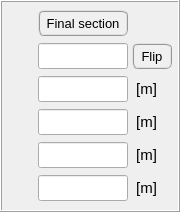
                     <widget class="QFrame" name="frame_13">
                      <property name="minimumSize">
                       <size>
                        <width>180</width>
                        <height>212</height>
                       </size>
                      </property>
                      <property name="maximumSize">
                       <size>
                        <width>180</width>
                        <height>212</height>
                       </size>
                      </property>
                      <property name="frameShape">
                       <enum>QFrame::Box</enum>
                      </property>
                      <property name="frameShadow">
                       <enum>QFrame::Raised</enum>
                      </property>
                      <layout class="QGridLayout" name="gridLayout_19">
                       <property name="leftMargin">
                        <number>4</number>
                       </property>
                       <property name="topMargin">
                        <number>4</number>
                       </property>
                       <property name="rightMargin">
                        <number>6</number>
                       </property>
                       <property name="bottomMargin">
                        <number>4</number>
                       </property>
                       <property name="spacing">
                        <number>0</number>
                       </property>
                       <item row="2" column="0">
                        <widget class="QFrame" name="frame_37">
                         <property name="minimumSize">
                          <size>
                           <width>0</width>
                           <height>32</height>
                          </size>
                         </property>
                         <property name="maximumSize">
                          <size>
                           <width>16777215</width>
                           <height>32</height>
                          </size>
                         </property>
                         <property name="frameShape">
                          <enum>QFrame::NoFrame</enum>
                         </property>
                         <property name="frameShadow">
                          <enum>QFrame::Raised</enum>
                         </property>
                         <layout class="QGridLayout" name="gridLayout_39">
                          <property name="leftMargin">
                           <number>0</number>
                          </property>
                          <property name="topMargin">
                           <number>0</number>
                          </property>
                          <property name="rightMargin">
                           <number>0</number>
                          </property>
                          <property name="bottomMargin">
                           <number>0</number>
                          </property>
                          <property name="horizontalSpacing">
                           <number>4</number>
                          </property>
                          <property name="verticalSpacing">
                           <number>0</number>
                          </property>
                          <item row="0" column="0">
                           <widget class="QFrame" name="frame_47">
                            <property name="frameShape">
                             <enum>QFrame::NoFrame</enum>
                            </property>
                            <property name="frameShadow">
                             <enum>QFrame::Raised</enum>
                            </property>
                           </widget>
                          </item>
                          <item row="0" column="1">
                           <widget class="QLineEdit" name="lineEdit_outside_diameter_final">
                            <property name="minimumSize">
                             <size>
                              <width>90</width>
                              <height>26</height>
                             </size>
                            </property>
                            <property name="maximumSize">
                             <size>
                              <width>90</width>
                              <height>26</height>
                             </size>
                            </property>
                            <property name="font">
                             <font>
                              <family>MS Shell Dlg 2</family>
                              <pointsize>11</pointsize>
                              <weight>50</weight>
                              <italic>false</italic>
                              <bold>false</bold>
                             </font>
                            </property>
                            <property name="styleSheet">
                             <string notr="true">color: rgb(255, 0, 0);</string>
                            </property>
                            <property name="text">
                             <string/>
                            </property>
                            <property name="alignment">
                             <set>Qt::AlignCenter</set>
                            </property>
                           </widget>
                          </item>
                          <item row="0" column="2">
                           <widget class="QLabel" name="label_79">
                            <property name="minimumSize">
                             <size>
                              <width>40</width>
                              <height>26</height>
                             </size>
                            </property>
                            <property name="maximumSize">
                             <size>
                              <width>40</width>
                              <height>26</height>
                             </size>
                            </property>
                            <property name="font">
                             <font>
                              <family>MS Shell Dlg 2</family>
                              <pointsize>11</pointsize>
                              <weight>50</weight>
                              <italic>false</italic>
                              <bold>false</bold>
                             </font>
                            </property>
                            <property name="text">
                             <string> [m]</string>
                            </property>
                            <property name="alignment">
                             <set>Qt::AlignLeading|Qt::AlignLeft|Qt::AlignVCenter</set>
                            </property>
                           </widget>
                          </item>
                         </layout>
                        </widget>
                       </item>
                       <item row="1" column="0">
                        <widget class="QFrame" name="frame_4">
                         <property name="minimumSize">
                          <size>
                           <width>0</width>
                           <height>32</height>
                          </size>
                         </property>
                         <property name="maximumSize">
                          <size>
                           <width>16777215</width>
                           <height>32</height>
                          </size>
                         </property>
                         <property name="frameShape">
                          <enum>QFrame::NoFrame</enum>
                         </property>
                         <property name="frameShadow">
                          <enum>QFrame::Raised</enum>
                         </property>
                         <layout class="QGridLayout" name="gridLayout_40">
                          <property name="leftMargin">
                           <number>0</number>
                          </property>
                          <property name="topMargin">
                           <number>0</number>
                          </property>
                          <property name="rightMargin">
                           <number>0</number>
                          </property>
                          <property name="bottomMargin">
                           <number>0</number>
                          </property>
                          <property name="horizontalSpacing">
                           <number>4</number>
                          </property>
                          <property name="verticalSpacing">
                           <number>0</number>
                          </property>
                          <item row="0" column="0">
                           <widget class="QFrame" name="frame_48">
                            <property name="frameShape">
                             <enum>QFrame::NoFrame</enum>
                            </property>
                            <property name="frameShadow">
                             <enum>QFrame::Raised</enum>
                            </property>
                           </widget>
                          </item>
                          <item row="0" column="2">
                           <widget class="QPushButton" name="pushButton_flip_element_ids_final">
                            <property name="minimumSize">
                             <size>
                              <width>40</width>
                              <height>26</height>
                             </size>
                            </property>
                            <property name="maximumSize">
                             <size>
                              <width>40</width>
                              <height>26</height>
                             </size>
                            </property>
                            <property name="font">
                             <font>
                              <family>MS Shell Dlg 2</family>
                              <pointsize>10</pointsize>
                              <weight>9</weight>
                              <italic>false</italic>
                              <bold>false</bold>
                             </font>
                            </property>
                            <property name="styleSheet">
                             <string notr="true">QPushButton{border-radius: 6px; border-color: rgb(150, 150, 150); border-style: ridge; border-width: 2px; color: rgb(0, 0, 0); background-color: rgb(240, 240, 240); font: 75 10pt &quot;MS Shell Dlg 2&quot;}
QPushButton:hover{border-radius: 6px; border-color: rgb(0, 170, 255); border-style: ridge; border-width: 2px; color: rgb(0, 0, 0); background-color: rgba(174, 213, 255, 100); font: 75 10pt &quot;MS Shell Dlg 2&quot;}
QPushButton:pressed{border-radius: 6px; border-color: rgb(0, 170, 255); border-style: ridge; border-width: 3px; color: rgb(0, 0, 0); background-color: rgb(174, 213, 255); font: 75 10pt &quot;MS Shell Dlg 2&quot;}</string>
                            </property>
                            <property name="text">
                             <string>Flip</string>
                            </property>
                           </widget>
                          </item>
                          <item row="0" column="1">
                           <widget class="QLineEdit" name="lineEdit_element_id_final">
                            <property name="minimumSize">
                             <size>
                              <width>90</width>
                              <height>26</height>
                             </size>
                            </property>
                            <property name="maximumSize">
                             <size>
                              <width>90</width>
                              <height>26</height>
                             </size>
                            </property>
                            <property name="font">
                             <font>
                              <family>MS Shell Dlg 2</family>
                              <pointsize>12</pointsize>
                              <weight>50</weight>
                              <italic>false</italic>
                              <bold>false</bold>
                             </font>
                            </property>
                            <property name="styleSheet">
                             <string notr="true">color: rgb(255, 0, 0);</string>
                            </property>
                            <property name="text">
                             <string/>
                            </property>
                            <property name="alignment">
                             <set>Qt::AlignCenter</set>
                            </property>
                           </widget>
                          </item>
                         </layout>
                        </widget>
                       </item>
                       <item row="5" column="0">
                        <widget class="QFrame" name="frame_49">
                         <property name="minimumSize">
                          <size>
                           <width>0</width>
                           <height>32</height>
                          </size>
                         </property>
                         <property name="maximumSize">
                          <size>
                           <width>16777215</width>
                           <height>32</height>
                          </size>
                         </property>
                         <property name="frameShape">
                          <enum>QFrame::NoFrame</enum>
                         </property>
                         <property name="frameShadow">
                          <enum>QFrame::Raised</enum>
                         </property>
                         <layout class="QGridLayout" name="gridLayout_41">
                          <property name="leftMargin">
                           <number>0</number>
                          </property>
                          <property name="topMargin">
                           <number>0</number>
                          </property>
                          <property name="rightMargin">
                           <number>0</number>
                          </property>
                          <property name="bottomMargin">
                           <number>0</number>
                          </property>
                          <property name="horizontalSpacing">
                           <number>4</number>
                          </property>
                          <property name="verticalSpacing">
                           <number>0</number>
                          </property>
                          <item row="0" column="1">
                           <widget class="QLineEdit" name="lineEdit_offset_z_final">
                            <property name="minimumSize">
                             <size>
                              <width>90</width>
                              <height>26</height>
                             </size>
                            </property>
                            <property name="maximumSize">
                             <size>
                              <width>90</width>
                              <height>26</height>
                             </size>
                            </property>
                            <property name="font">
                             <font>
                              <family>MS Shell Dlg 2</family>
                              <pointsize>11</pointsize>
                              <weight>50</weight>
                              <italic>false</italic>
                              <bold>false</bold>
                             </font>
                            </property>
                            <property name="focusPolicy">
                             <enum>Qt::StrongFocus</enum>
                            </property>
                            <property name="styleSheet">
                             <string notr="true">color: rgb(255, 0, 0);</string>
                            </property>
                            <property name="alignment">
                             <set>Qt::AlignCenter</set>
                            </property>
                           </widget>
                          </item>
                          <item row="0" column="2">
                           <widget class="QLabel" name="label_80">
                            <property name="minimumSize">
                             <size>
                              <width>40</width>
                              <height>26</height>
                             </size>
                            </property>
                            <property name="maximumSize">
                             <size>
                              <width>40</width>
                              <height>26</height>
                             </size>
                            </property>
                            <property name="font">
                             <font>
                              <family>MS Shell Dlg 2</family>
                              <pointsize>11</pointsize>
                              <weight>50</weight>
                              <italic>false</italic>
                              <bold>false</bold>
                             </font>
                            </property>
                            <property name="text">
                             <string> [m]</string>
                            </property>
                            <property name="alignment">
                             <set>Qt::AlignLeading|Qt::AlignLeft|Qt::AlignVCenter</set>
                            </property>
                           </widget>
                          </item>
                          <item row="0" column="0">
                           <widget class="QFrame" name="frame_50">
                            <property name="frameShape">
                             <enum>QFrame::NoFrame</enum>
                            </property>
                            <property name="frameShadow">
                             <enum>QFrame::Raised</enum>
                            </property>
                           </widget>
                          </item>
                         </layout>
                        </widget>
                       </item>
                       <item row="3" column="0">
                        <widget class="QFrame" name="frame_51">
                         <property name="minimumSize">
                          <size>
                           <width>0</width>
                           <height>32</height>
                          </size>
                         </property>
                         <property name="maximumSize">
                          <size>
                           <width>16777215</width>
                           <height>32</height>
                          </size>
                         </property>
                         <property name="frameShape">
                          <enum>QFrame::NoFrame</enum>
                         </property>
                         <property name="frameShadow">
                          <enum>QFrame::Raised</enum>
                         </property>
                         <layout class="QGridLayout" name="gridLayout_42">
                          <property name="leftMargin">
                           <number>0</number>
                          </property>
                          <property name="topMargin">
                           <number>0</number>
                          </property>
                          <property name="rightMargin">
                           <number>0</number>
                          </property>
                          <property name="bottomMargin">
                           <number>0</number>
                          </property>
                          <property name="horizontalSpacing">
                           <number>4</number>
                          </property>
                          <property name="verticalSpacing">
                           <number>0</number>
                          </property>
                          <item row="0" column="0">
                           <widget class="QFrame" name="frame_52">
                            <property name="frameShape">
                             <enum>QFrame::NoFrame</enum>
                            </property>
                            <property name="frameShadow">
                             <enum>QFrame::Raised</enum>
                            </property>
                           </widget>
                          </item>
                          <item row="0" column="1">
                           <widget class="QLineEdit" name="lineEdit_wall_thickness_final">
                            <property name="minimumSize">
                             <size>
                              <width>90</width>
                              <height>26</height>
                             </size>
                            </property>
                            <property name="maximumSize">
                             <size>
                              <width>90</width>
                              <height>26</height>
                             </size>
                            </property>
                            <property name="font">
                             <font>
                              <family>MS Shell Dlg 2</family>
                              <pointsize>11</pointsize>
                              <weight>50</weight>
                              <italic>false</italic>
                              <bold>false</bold>
                             </font>
                            </property>
                            <property name="focusPolicy">
                             <enum>Qt::StrongFocus</enum>
                            </property>
                            <property name="styleSheet">
                             <string notr="true">color: rgb(255, 0, 0);</string>
                            </property>
                            <property name="alignment">
                             <set>Qt::AlignCenter</set>
                            </property>
                           </widget>
                          </item>
                          <item row="0" column="2">
                           <widget class="QLabel" name="label_88">
                            <property name="minimumSize">
                             <size>
                              <width>40</width>
                              <height>26</height>
                             </size>
                            </property>
                            <property name="maximumSize">
                             <size>
                              <width>40</width>
                              <height>26</height>
                             </size>
                            </property>
                            <property name="font">
                             <font>
                              <family>MS Shell Dlg 2</family>
                              <pointsize>11</pointsize>
                              <weight>50</weight>
                              <italic>false</italic>
                              <bold>false</bold>
                             </font>
                            </property>
                            <property name="text">
                             <string> [m]</string>
                            </property>
                            <property name="alignment">
                             <set>Qt::AlignLeading|Qt::AlignLeft|Qt::AlignVCenter</set>
                            </property>
                           </widget>
                          </item>
                         </layout>
                        </widget>
                       </item>
                       <item row="4" column="0">
                        <widget class="QFrame" name="frame_53">
                         <property name="minimumSize">
                          <size>
                           <width>0</width>
                           <height>32</height>
                          </size>
                         </property>
                         <property name="maximumSize">
                          <size>
                           <width>16777215</width>
                           <height>32</height>
                          </size>
                         </property>
                         <property name="frameShape">
                          <enum>QFrame::NoFrame</enum>
                         </property>
                         <property name="frameShadow">
                          <enum>QFrame::Raised</enum>
                         </property>
                         <layout class="QGridLayout" name="gridLayout_43">
                          <property name="leftMargin">
                           <number>0</number>
                          </property>
                          <property name="topMargin">
                           <number>0</number>
                          </property>
                          <property name="rightMargin">
                           <number>0</number>
                          </property>
                          <property name="bottomMargin">
                           <number>0</number>
                          </property>
                          <property name="horizontalSpacing">
                           <number>4</number>
                          </property>
                          <property name="verticalSpacing">
                           <number>0</number>
                          </property>
                          <item row="0" column="2">
                           <widget class="QLabel" name="label_91">
                            <property name="minimumSize">
                             <size>
                              <width>40</width>
                              <height>26</height>
                             </size>
                            </property>
                            <property name="maximumSize">
                             <size>
                              <width>40</width>
                              <height>26</height>
                             </size>
                            </property>
                            <property name="font">
                             <font>
                              <family>MS Shell Dlg 2</family>
                              <pointsize>11</pointsize>
                              <weight>50</weight>
                              <italic>false</italic>
                              <bold>false</bold>
                             </font>
                            </property>
                            <property name="text">
                             <string> [m]</string>
                            </property>
                            <property name="alignment">
                             <set>Qt::AlignLeading|Qt::AlignLeft|Qt::AlignVCenter</set>
                            </property>
                           </widget>
                          </item>
                          <item row="0" column="1">
                           <widget class="QLineEdit" name="lineEdit_offset_y_final">
                            <property name="minimumSize">
                             <size>
                              <width>90</width>
                              <height>26</height>
                             </size>
                            </property>
                            <property name="maximumSize">
                             <size>
                              <width>90</width>
                              <height>26</height>
                             </size>
                            </property>
                            <property name="font">
                             <font>
                              <family>MS Shell Dlg 2</family>
                              <pointsize>11</pointsize>
                              <weight>50</weight>
                              <italic>false</italic>
                              <bold>false</bold>
                             </font>
                            </property>
                            <property name="focusPolicy">
                             <enum>Qt::StrongFocus</enum>
                            </property>
                            <property name="styleSheet">
                             <string notr="true">color: rgb(255, 0, 0);</string>
                            </property>
                            <property name="alignment">
                             <set>Qt::AlignCenter</set>
                            </property>
                           </widget>
                          </item>
                          <item row="0" column="0">
                           <widget class="QFrame" name="frame_54">
                            <property name="frameShape">
                             <enum>QFrame::NoFrame</enum>
                            </property>
                            <property name="frameShadow">
                             <enum>QFrame::Raised</enum>
                            </property>
                           </widget>
                          </item>
                         </layout>
                        </widget>
                       </item>
                       <item row="0" column="0">
                        <widget class="QFrame" name="frame_55">
                         <property name="minimumSize">
                          <size>
                           <width>0</width>
                           <height>32</height>
                          </size>
                         </property>
                         <property name="maximumSize">
                          <size>
                           <width>16777215</width>
                           <height>32</height>
                          </size>
                         </property>
                         <property name="frameShape">
                          <enum>QFrame::NoFrame</enum>
                         </property>
                         <property name="frameShadow">
                          <enum>QFrame::Raised</enum>
                         </property>
                         <layout class="QGridLayout" name="gridLayout_44">
                          <property name="leftMargin">
                           <number>0</number>
                          </property>
                          <property name="topMargin">
                           <number>0</number>
                          </property>
                          <property name="rightMargin">
                           <number>0</number>
                          </property>
                          <property name="bottomMargin">
                           <number>0</number>
                          </property>
                          <property name="horizontalSpacing">
                           <number>4</number>
                          </property>
                          <property name="verticalSpacing">
                           <number>0</number>
                          </property>
                          <item row="0" column="0">
                           <widget class="QFrame" name="frame_56">
                            <property name="frameShape">
                             <enum>QFrame::NoFrame</enum>
                            </property>
                            <property name="frameShadow">
                             <enum>QFrame::Raised</enum>
                            </property>
                           </widget>
                          </item>
                          <item row="0" column="1">
                           <widget class="QPushButton" name="pushButton_select_standard_section_final">
                            <property name="minimumSize">
                             <size>
                              <width>90</width>
                              <height>26</height>
                             </size>
                            </property>
                            <property name="maximumSize">
                             <size>
                              <width>90</width>
                              <height>26</height>
                             </size>
                            </property>
                            <property name="font">
                             <font>
                              <family>MS Shell Dlg 2</family>
                              <pointsize>10</pointsize>
                              <weight>7</weight>
                              <italic>false</italic>
                              <bold>false</bold>
                             </font>
                            </property>
                            <property name="styleSheet">
                             <string notr="true">QPushButton{border-radius: 6px; border-color: rgb(150, 150, 150); border-style: ridge; border-width: 2px; color: rgb(0, 0, 0); background-color: rgb(240, 240, 240); font: 60 10pt &quot;MS Shell Dlg 2&quot;}
QPushButton:hover{border-radius: 6px; border-color: rgb(0, 170, 255); border-style: ridge; border-width: 2px; color: rgb(0, 0, 0); background-color: rgba(174, 213, 255, 100); font: 60 10pt &quot;MS Shell Dlg 2&quot;}
QPushButton:pressed{border-radius: 6px; border-color: rgb(0, 170, 255); border-style: ridge; border-width: 3px; color: rgb(0, 0, 0); background-color: rgb(174, 213, 255); font: 60 10pt &quot;MS Shell Dlg 2&quot;}</string>
                            </property>
                            <property name="text">
                             <string>Final section</string>
                            </property>
                           </widget>
                          </item>
                          <item row="0" column="2">
                           <widget class="QFrame" name="frame_57">
                            <property name="minimumSize">
                             <size>
                              <width>40</width>
                              <height>0</height>
                             </size>
                            </property>
                            <property name="maximumSize">
                             <size>
                              <width>40</width>
                              <height>16777215</height>
                             </size>
                            </property>
                            <property name="frameShape">
                             <enum>QFrame::NoFrame</enum>
                            </property>
                            <property name="frameShadow">
                             <enum>QFrame::Raised</enum>
                            </property>
                           </widget>
                          </item>
                         </layout>
                        </widget>
                       </item>
                      </layout>
                     </widget>
